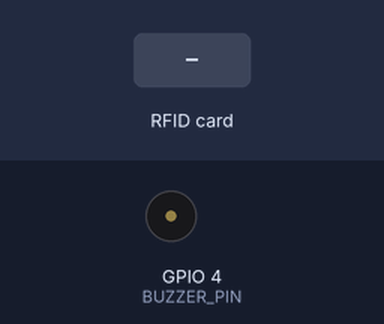
The sketch below on a simulated ESP32. Parts: buzzer (waves = sounding, pin HIGH). The inputs (shaded band) are chosen by the test bench. WiFi joins after 1.5 s; servers stay silent unless stated; uploads are accepted with an empty reply; what the sketch prints to the serial monitor is not drawn.

Above: at 4.2 s.
4.3 s: RFID card 5E 7A 19 C4 held to the reader
At 4.57 s:
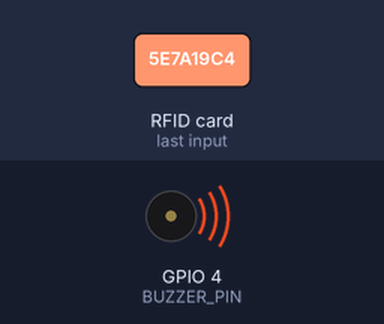
Timing chart, 0 to 7.3 s (numbered marks = the images above; inputs shaded):
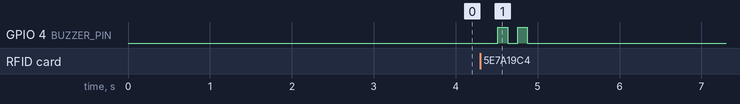

Measured:
- after the input at 4.3 s, GPIO 4 (BUZZER_PIN): alternates HIGH for 0.12 s and LOW for 0.12 s, 4 changes in all, then stays LOW, starting after 0.22 s

The sketch:

Scan_Kasir.ino
```cpp
#include <SPI.h>
#include <MFRC522.h>
#include <WiFi.h>
#include <HTTPClient.h>

// =======================
// WIFI
// =======================
const char* ssid = "wudeheli";
const char* password = "kalau0000";

// =======================
// PIN RFID
// =======================
const int RST_PIN = 2;
const int SS_PIN  = 5;

// =======================
// PIN BUZZER
// =======================
const int BUZZER_PIN = 4;

MFRC522 mfrc522(SS_PIN, RST_PIN);

// =======================
// SERVER LOKAL (IP)
// GANTI SESUAI IP PC / SERVER
// =======================
//const char* serverName = "http://10.80.112.77/kasir_souvenir/kasir_souvenir/api/scan_rfid.php";
const char* serverName = "http://192.168.100.74:5000/kasir/api/scan_rfid.php";
// contoh XAMPP: htdocs/kasir_souvenir/api/scan_rfid.php

// =======================
void beepSuccess() {
  for (int i = 0; i < 2; i++) {
    digitalWrite(BUZZER_PIN, HIGH);
    delay(120);
    digitalWrite(BUZZER_PIN, LOW);
    delay(120);
  }
}

void setup() {
  Serial.begin(115200);
  delay(1500);
  Serial.println("Booting...");

  // BUZZER
  pinMode(BUZZER_PIN, OUTPUT);
  digitalWrite(BUZZER_PIN, LOW);

  // RFID
  SPI.begin();
  mfrc522.PCD_Init();
  Serial.println("RFID Ready");

  // WIFI
  WiFi.begin(ssid, password);
  Serial.print("Connecting");

  while (WiFi.status() != WL_CONNECTED) {
    delay(500);
    Serial.print(".");
  }

  Serial.println("\nConnected to WiFi!");
  Serial.print("ESP32 IP: ");
  Serial.println(WiFi.localIP());
}

void loop() {

  // Cek kartu RFID
  if (!mfrc522.PICC_IsNewCardPresent()) return;
  if (!mfrc522.PICC_ReadCardSerial()) return;

  // Ambil UID
  String uidString = "";
  for (byte i = 0; i < mfrc522.uid.size; i++) {
    if (mfrc522.uid.uidByte[i] < 0x10) uidString += "0";
    uidString += String(mfrc522.uid.uidByte[i], HEX);
  }
  uidString.toUpperCase();

  Serial.print("Scan UID: ");
  Serial.println(uidString);

  // Kirim ke server lokal
  if (WiFi.status() == WL_CONNECTED) {

    WiFiClient client;     // HTTP client biasa
    HTTPClient http;

    String url = String(serverName) + "?uid=" + uidString;
    Serial.println("Requesting: " + url);

    if (http.begin(client, url)) {
      int httpCode = http.GET();

      Serial.print("HTTP Code: ");
      Serial.println(httpCode);

      if (httpCode > 0) {
        String payload = http.getString();
        Serial.println("Response:");
        Serial.println(payload);
        beepSuccess();
      } else {
        Serial.print("HTTP Error: ");
        Serial.println(http.errorToString(httpCode));
      }

      http.end();
    } else {
      Serial.println("HTTP begin gagal");
    }

  } else {
    Serial.println("WiFi not connected!");
  }

  mfrc522.PICC_HaltA();
  delay(1200);
}
```
